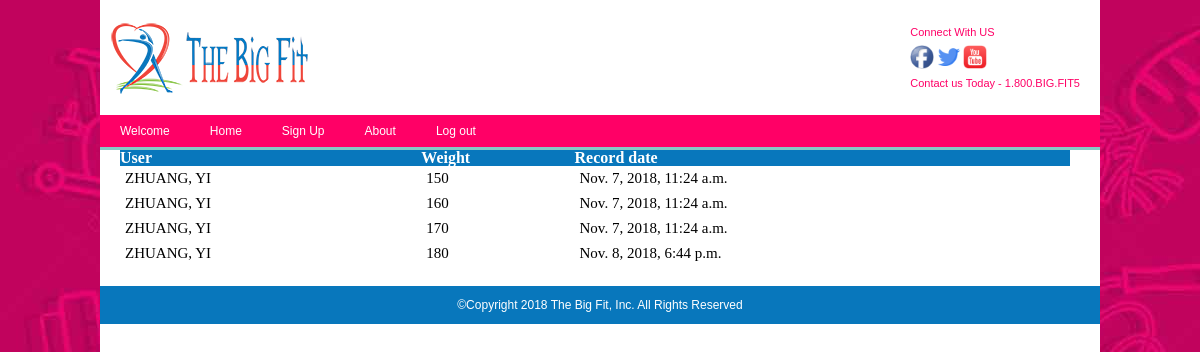
Before: /weighthistory/ (signed in) with the older database file.
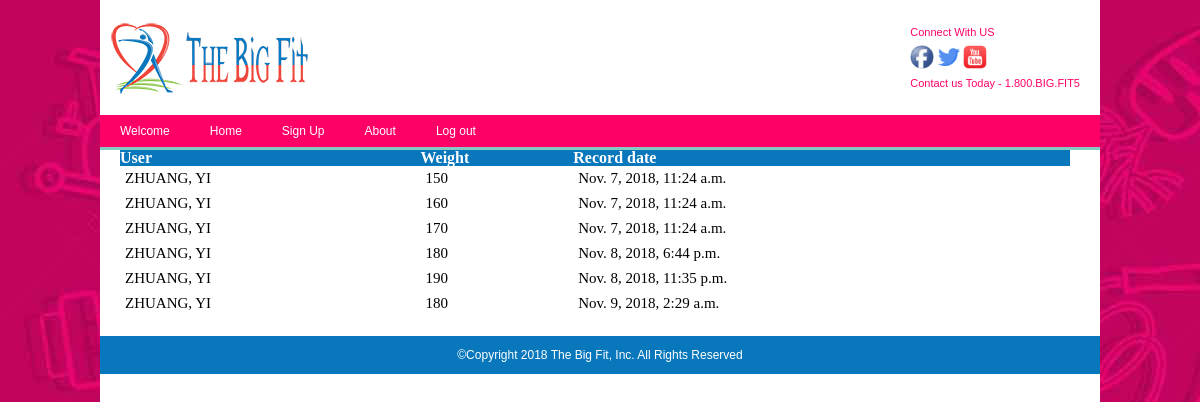
After: the same page with the newer database file.
### Bigfit/models.py (models this page shows, shortened)
class WeightTracker(models.Model):
    user = models.ForeignKey('User', blank=True, null=True, on_delete=models.CASCADE)
    record_date = models.DateTimeField(auto_now_add=True)
    weight = models.PositiveSmallIntegerField(validators=[MaxValueValidator(999)])
    insert_date = models.DateTimeField(auto_now_add=True)
    update_date = models.DateTimeField(auto_now=True)
    class Meta:
        ordering = ['user', 'record_date']

class User(AbstractUser):
    SEX_CHOICES = [('M', 'Male'), ('F', 'Female')]
    target_weight = models.PositiveSmallIntegerField(validators=[MaxValueValidator(999)], null=True)
    feet = models.PositiveSmallIntegerField(validators=[MaxValueValidator(9)], null=True)
    inches = models.PositiveSmallIntegerField(validators=[MaxValueValidator(11)], null=True)
    date_of_birth = models.DateField(null=True)
    gender = models.CharField(choices=SEX_CHOICES, max_length=1, null=True)
    zip_code = models.CharField(max_length=5, null=True)
    def __str__(self):
        return '%s, %s' % (self.last_name, self.first_name)
    class Meta:
        ordering = ['last_name', 'first_name', 'id']

### Bigfit/views.py (the view)
# urls.py: path('weighthistory/', views.weighthistory),
def weighthistory(request):
    current_id = request.user.id
    weight_tracker_list_obj = models.WeightTracker.objects.filter(user_id=current_id)
    return render(request, 'weighthistory.html', {'li': weight_tracker_list_obj})

### templates/weighthistory.html (shortened to what this page needs)
{% extends 'base.html' %}
{% block content %}
        <table border="1">
            <tr>
                <th>User</th>
                <th>Weight</th>
                <th>Record date</th>
            </tr>
            {% for item in li %}
            <tr>
                <td>{{ item.user }}</td>
                <td>{{ item.weight }}</td>
                <td>{{ item.record_date }}</td>
            </tr>
            {% endfor %}
        </table>
{% endblock %}

### templates/base.html (shortened to what this page needs)
{% load static %}
<html lang="en-US">
    <head>
        <link rel="stylesheet" id="bigfit-style-css" href="{% static 'styles.css' %}" type="text/css" media="screen">
    </head>
    <body class="wide">
        <div id="wrapper">
		    <div id="top">
			    <div id="logo">
				    <img src="{% static 'images/bit_fit_logo-smallest.png' %}"/>
			    </div>
			    <div id="social-media">
				    <p>Connect With US</p>
				    <ul>
					    <li><a href="https://www.facebook.com/"><img src="{% static 'images/fb.png' %}"/></a></li>
					    <li><a href="https://twitter.com/"><img src="{% static 'images/twitter.png' %}"/></a></li>
					    <li><a href="https://youtube.com/"><img src="{% static 'images/youtube.png' %}"/></a></li>
				    </ul>
				    <p>Contact us Today - 1.800.BIG.FIT5 </p>
			    </div>
		    </div>
		    <div id="topnav">
			    <ul>
                        {% if request.session.is_login %}
                            <li><a href="{% url 'home' %}">Welcome</a></li>
                            <li><a href="/index/">Home</a></li>
                            <li><a href="{% url 'register' %}">Sign Up</a></li>
                            <li><a href="{% url 'about' %}">About</a></li>
                            <li><a href="{% url 'logout' %}">Log out</a></li>
                        {% else %}
                            <li><a href="{% url 'home' %}">Welcome</a></li>
                            <li><a href="/index/">Home</a></li>
                            <li><a href="{% url 'register' %}">Sign Up</a></li>
                            <li><a href="{% url 'about' %}">About</a></li>
                            <li><a href="{% url 'login' %}">Login</a></li>
                        {% endif %}
			    </ul>
		    </div>
            <div id="content">
                {% block content %}
                {% endblock %}
            </div>
            <div id="footer">
			        <p>&copy;Copyright 2018 The Big Fit, Inc. All Rights Reserved </p>
            </div>
        </div>
    </body>
</html>

### static/styles.css (style rules this page uses)
﻿ html, body { margin: 0; padding: 0; border:0; background: transparent; font-size:10px; }
div, span, article, aside, footer, header, hgroup, nav, section, h1, h2, h3, h4, h5, h6, p, blockquote, a, ol, ul, li, table, tr, th, td, tbody, tfoot, thead { margin:0; padding:0; border:0; vertical-align: baseline; background:transparent; }
img { margin:0; padding:0; border:0; }
table { border-collapse: collapse; border-spacing:0; }
h1, h2, h3, h4, h5, h6, p, li, blockquote, td, th, a, caption, em, strong, strike { font-family: Arial, Helvetica, sans-serif; font-size:100%; font-weight: normal; font-style:normal; line-height: 100%; text-indent:0; text-decoration:none; text-align: left; color: #000; }
ol, ul { list-style: none; }
body { background-color:#EA0071 }
p { color: #000; font-size:12px; line-height:150% }
a:link { color: #00f; }
ul li { color:#000; font-size:12px; }
table { width:95%; }
th { font-weight:bold; }
thead,th { background: #ccc; }
#wrapper { width:1000px; height:1000px; margin:0px auto; background-color:white; }
#top { background-color:white; width:100%; padding:20px 0px; overflow:hidden; }
#logo { margin:0 0 0 10px; float:left; }
#social-media { float:right; margin:0 10px 0 0; }
#social-media p { color:#FF0066; font-size:11px; margin: 4px 10px 4px 0px; }
#social-media img { height:24px; width:24px; }
#social-media ul li { display:inline; }
#topnav { background-color:#FF0066; clear:both; }
#topnav ul { width:100%; float:left; margin:0; background-color:#ff0066; border-bottom:3px #87CAC4 solid; }
#topnav ul li { display:inline; }
#topnav ul li a { float:left; padding: 10px 20px; }
#topnav a:link { color:white; }
#content { width:100%; padding:20px; }
#content table { width:95%; }
#content th { font-weight:bold; font-family: "Arial Rounded MT Bold"; color:#ffffff; }
#content thead,th { background:#0877BC; }
#content td { padding:5px 5px; font-family: "Arial Rounded MT Bold"; font-size:15px; }
#footer { clear:both; background-color:#0877BC; padding:10px 0; }
#footer p { text-align:center; color:white; }

Changed rows visible on the page:
added WeightTracker: user "ZHUANG, YI", weight "190", record_date "Nov. 8, 2018, 11:35 p.m."
added WeightTracker: user "ZHUANG, YI", weight "180", record_date "Nov. 9, 2018, 2:29 a.m."
